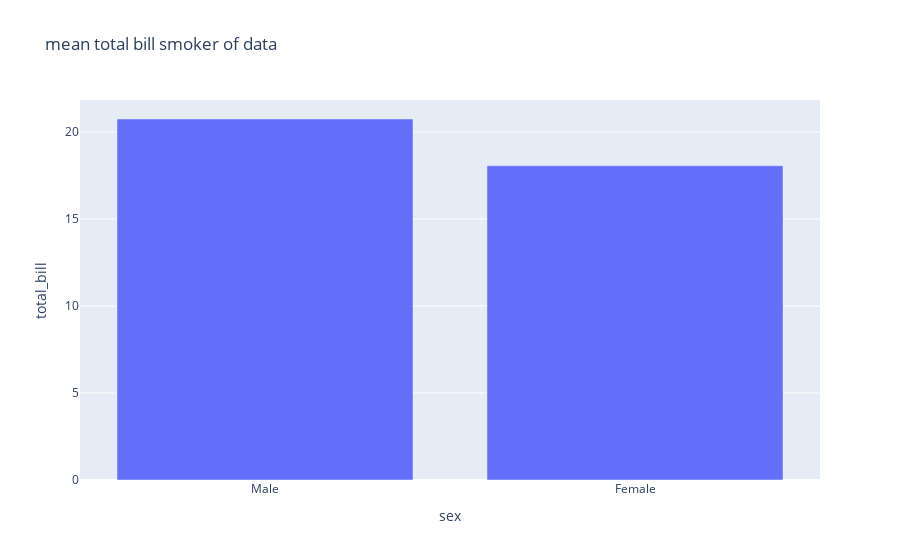

Source (notebook cell):
### Code cell
# Bar plot
fig = px.bar(df_bar, x="sex", y="total_bill" , title="mean total bill smoker of data" )
fig.show()

### Figure 1 — Plotly figure (JSON) as saved in the notebook; plotly's stock layout.template omitted (floating-point values rounded to 4 significant figures)
{"data": [{"alignmentgroup": "True", "hovertemplate": "sex=%{x}<br>total_bill=%{y}<extra></extra>", "legendgroup": "", "marker": {"color": "#636efa", "pattern": {"shape": ""}}, "name": "", "offsetgroup": "", "orientation": "v", "showlegend": false, "textposition": "auto", "type": "bar", "x": ["Male", "Female"], "xaxis": "x", "y": [20.74, 18.06], "yaxis": "y"}], "layout": {"barmode": "relative", "legend": {"tracegroupgap": 0}, "title": {"text": "mean total bill smoker of data"}, "xaxis": {"anchor": "y", "domain": [0, 1], "title": {"text": "sex"}}, "yaxis": {"anchor": "x", "domain": [0, 1], "title": {"text": "total_bill"}}}}
